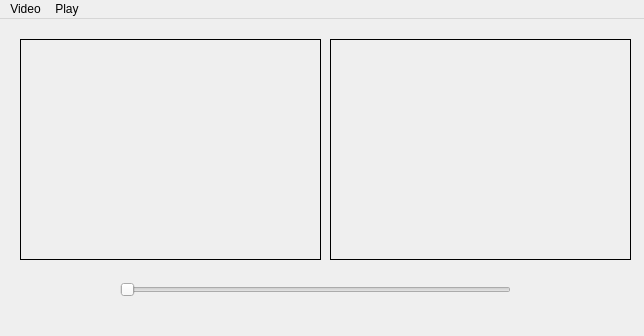
<?xml version="1.0" encoding="UTF-8"?>
<ui version="4.0">
 <class>VideoPlayer</class>
 <widget class="QMainWindow" name="VideoPlayer">
  <property name="geometry">
   <rect>
    <x>0</x>
    <y>0</y>
    <width>644</width>
    <height>336</height>
   </rect>
  </property>
  <property name="windowTitle">
   <string>VideoPlayer</string>
  </property>
  <widget class="QWidget" name="centralWidget">
   <widget class="VideoWidget" name="inputFrame">
    <property name="geometry">
     <rect>
      <x>20</x>
      <y>20</y>
      <width>301</width>
      <height>221</height>
     </rect>
    </property>
    <property name="frameShape">
     <enum>QFrame::Box</enum>
    </property>
    <property name="text">
     <string/>
    </property>
    <property name="scaledContents">
     <bool>false</bool>
    </property>
    <property name="alignment">
     <set>Qt::AlignCenter</set>
    </property>
   </widget>
   <widget class="VideoWidget" name="processedFrame">
    <property name="geometry">
     <rect>
      <x>330</x>
      <y>20</y>
      <width>301</width>
      <height>221</height>
     </rect>
    </property>
    <property name="frameShape">
     <enum>QFrame::Box</enum>
    </property>
    <property name="text">
     <string/>
    </property>
    <property name="scaledContents">
     <bool>false</bool>
    </property>
    <property name="alignment">
     <set>Qt::AlignCenter</set>
    </property>
   </widget>
   <widget class="QSlider" name="horizontalSlider">
    <property name="geometry">
     <rect>
      <x>120</x>
      <y>260</y>
      <width>391</width>
      <height>22</height>
     </rect>
    </property>
    <property name="maximum">
     <number>400</number>
    </property>
    <property name="orientation">
     <enum>Qt::Horizontal</enum>
    </property>
   </widget>
  </widget>
  <widget class="QMenuBar" name="menuBar">
   <property name="geometry">
    <rect>
     <x>0</x>
     <y>0</y>
     <width>644</width>
     <height>21</height>
    </rect>
   </property>
   <widget class="QMenu" name="menuVideo">
    <property name="title">
     <string>Video</string>
    </property>
    <addaction name="actionVideodatei_ffnen"/>
    <addaction name="actionKamera_ffnen"/>
   </widget>
   <widget class="QMenu" name="menuPlay">
    <property name="title">
     <string>Play</string>
    </property>
    <addaction name="actionPlay"/>
   </widget>
   <addaction name="menuVideo"/>
   <addaction name="menuPlay"/>
  </widget>
  <action name="actionVideodatei_ffnen">
   <property name="text">
    <string>Videodatei Öffnen ...</string>
   </property>
  </action>
  <action name="actionKamera_ffnen">
   <property name="text">
    <string>Kamera Öffnen</string>
   </property>
  </action>
  <action name="actionPlay">
   <property name="text">
    <string>Play</string>
   </property>
  </action>
 </widget>
 <layoutdefault spacing="6" margin="11"/>
 <customwidgets>
  <customwidget>
   <class>VideoWidget</class>
   <extends>QLabel</extends>
   <header>videowidget.h</header>
  </customwidget>
 </customwidgets>
 <resources/>
 <connections/>
</ui>
